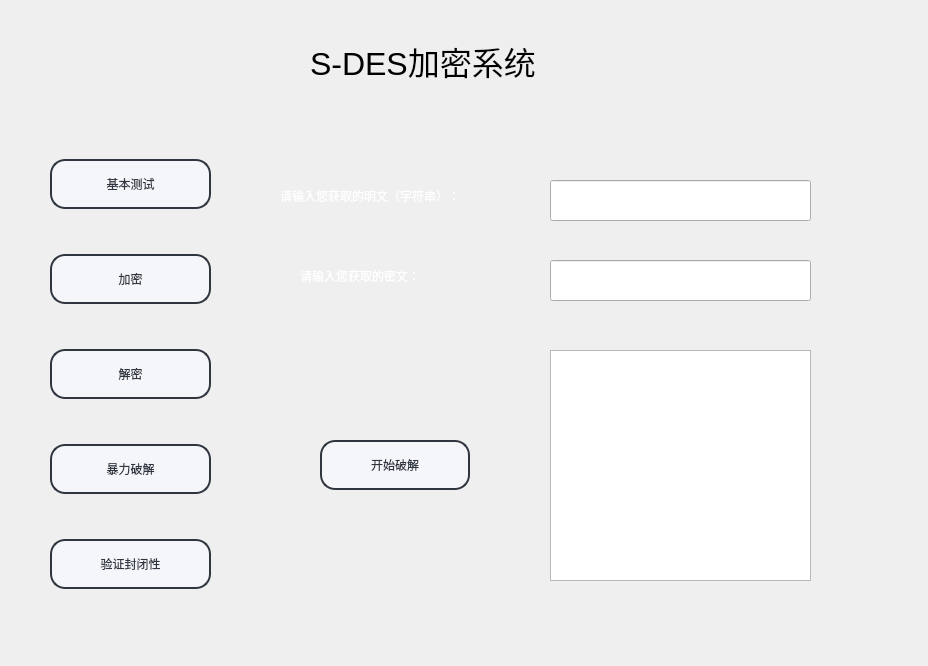
<?xml version="1.0" encoding="UTF-8"?>
<ui version="4.0">
 <class>Widget</class>
 <widget class="QWidget" name="Widget">
  <property name="geometry">
   <rect>
    <x>0</x>
    <y>0</y>
    <width>928</width>
    <height>666</height>
   </rect>
  </property>
  <property name="minimumSize">
   <size>
    <width>928</width>
    <height>666</height>
   </size>
  </property>
  <property name="maximumSize">
   <size>
    <width>928</width>
    <height>666</height>
   </size>
  </property>
  <property name="windowTitle">
   <string>Widget</string>
  </property>
  <widget class="QWidget" name="layoutWidget">
   <property name="geometry">
    <rect>
     <x>50</x>
     <y>120</y>
     <width>161</width>
     <height>511</height>
    </rect>
   </property>
   <layout class="QVBoxLayout" name="verticalLayout_6">
    <item>
     <widget class="QPushButton" name="pushButton_31">
      <property name="minimumSize">
       <size>
        <width>140</width>
        <height>50</height>
       </size>
      </property>
      <property name="styleSheet">
       <string notr="true">/**正常情况下样式**/
QPushButton{
	font: 10pt &quot;微软雅黑&quot;;
    color: #2f3640;
    background-color: #f5f6fa;
    border-color: #2f3640;
    border-radius: 15px;
    border-style: solid;
    border-width: 2px;
    padding: 5px;
}

/**鼠标停留在按钮上的样式**/
QPushButton::hover{	
    color: #FFFFFF;
    background-color: #718093;
    border-color: #2f3640;
}

/**鼠标按压下去的样式**/
QPushButton::pressed,QPushButton::checked{
    color: #FFFFFF;
    background-color: qlineargradient(spread:pad, x1:0, y1:0, x2:0, y2:1, stop:0 #273c75, stop:1 #487eb0);
}

/**按钮失能情况下样式**/
QPushButton::disabled{
    color: #FFFFFF;
    background-color: #dcdde1;
    border-color: #dcdde1;
}
</string>
      </property>
      <property name="text">
       <string>基本测试</string>
      </property>
     </widget>
    </item>
    <item>
     <widget class="QPushButton" name="pushButton_32">
      <property name="minimumSize">
       <size>
        <width>140</width>
        <height>50</height>
       </size>
      </property>
      <property name="styleSheet">
       <string notr="true">/**正常情况下样式**/
QPushButton{
	font: 10pt &quot;微软雅黑&quot;;
    color: #2f3640;
    background-color: #f5f6fa;
    border-color: #2f3640;
    border-radius: 15px;
    border-style: solid;
    border-width: 2px;
    padding: 5px;
}

/**鼠标停留在按钮上的样式**/
QPushButton::hover{	
    color: #FFFFFF;
    background-color: #718093;
    border-color: #2f3640;
}

/**鼠标按压下去的样式**/
QPushButton::pressed,QPushButton::checked{
    color: #FFFFFF;
    background-color: qlineargradient(spread:pad, x1:0, y1:0, x2:0, y2:1, stop:0 #273c75, stop:1 #487eb0);
}

/**按钮失能情况下样式**/
QPushButton::disabled{
    color: #FFFFFF;
    background-color: #dcdde1;
    border-color: #dcdde1;
}
</string>
      </property>
      <property name="text">
       <string>加密</string>
      </property>
     </widget>
    </item>
    <item>
     <widget class="QPushButton" name="pushButton_33">
      <property name="minimumSize">
       <size>
        <width>140</width>
        <height>50</height>
       </size>
      </property>
      <property name="styleSheet">
       <string notr="true">/**正常情况下样式**/
QPushButton{
	font: 10pt &quot;微软雅黑&quot;;
    color: #2f3640;
    background-color: #f5f6fa;
    border-color: #2f3640;
    border-radius: 15px;
    border-style: solid;
    border-width: 2px;
    padding: 5px;
}

/**鼠标停留在按钮上的样式**/
QPushButton::hover{	
    color: #FFFFFF;
    background-color: #718093;
    border-color: #2f3640;
}

/**鼠标按压下去的样式**/
QPushButton::pressed,QPushButton::checked{
    color: #FFFFFF;
    background-color: qlineargradient(spread:pad, x1:0, y1:0, x2:0, y2:1, stop:0 #273c75, stop:1 #487eb0);
}

/**按钮失能情况下样式**/
QPushButton::disabled{
    color: #FFFFFF;
    background-color: #dcdde1;
    border-color: #dcdde1;
}
</string>
      </property>
      <property name="text">
       <string>解密</string>
      </property>
     </widget>
    </item>
    <item>
     <widget class="QPushButton" name="pushButton_34">
      <property name="minimumSize">
       <size>
        <width>140</width>
        <height>50</height>
       </size>
      </property>
      <property name="styleSheet">
       <string notr="true">/**正常情况下样式**/
QPushButton{
	font: 10pt &quot;微软雅黑&quot;;
    color: #2f3640;
    background-color: #f5f6fa;
    border-color: #2f3640;
    border-radius: 15px;
    border-style: solid;
    border-width: 2px;
    padding: 5px;
}

/**鼠标停留在按钮上的样式**/
QPushButton::hover{	
    color: #FFFFFF;
    background-color: #718093;
    border-color: #2f3640;
}

/**鼠标按压下去的样式**/
QPushButton::pressed,QPushButton::checked{
    color: #FFFFFF;
    background-color: qlineargradient(spread:pad, x1:0, y1:0, x2:0, y2:1, stop:0 #273c75, stop:1 #487eb0);
}

/**按钮失能情况下样式**/
QPushButton::disabled{
    color: #FFFFFF;
    background-color: #dcdde1;
    border-color: #dcdde1;
}
</string>
      </property>
      <property name="text">
       <string>暴力破解</string>
      </property>
     </widget>
    </item>
    <item>
     <widget class="QPushButton" name="pushButton_35">
      <property name="minimumSize">
       <size>
        <width>140</width>
        <height>50</height>
       </size>
      </property>
      <property name="styleSheet">
       <string notr="true">/**正常情况下样式**/
QPushButton{
	font: 10pt &quot;微软雅黑&quot;;
    color: #2f3640;
    background-color: #f5f6fa;
    border-color: #2f3640;
    border-radius: 15px;
    border-style: solid;
    border-width: 2px;
    padding: 5px;
}

/**鼠标停留在按钮上的样式**/
QPushButton::hover{	
    color: #FFFFFF;
    background-color: #718093;
    border-color: #2f3640;
}

/**鼠标按压下去的样式**/
QPushButton::pressed,QPushButton::checked{
    color: #FFFFFF;
    background-color: qlineargradient(spread:pad, x1:0, y1:0, x2:0, y2:1, stop:0 #273c75, stop:1 #487eb0);
}

/**按钮失能情况下样式**/
QPushButton::disabled{
    color: #FFFFFF;
    background-color: #dcdde1;
    border-color: #dcdde1;
}
</string>
      </property>
      <property name="text">
       <string>验证封闭性</string>
      </property>
     </widget>
    </item>
   </layout>
  </widget>
  <widget class="QStackedWidget" name="stackedWidget">
   <property name="geometry">
    <rect>
     <x>240</x>
     <y>140</y>
     <width>631</width>
     <height>451</height>
    </rect>
   </property>
   <property name="styleSheet">
    <string notr="true"/>
   </property>
   <property name="currentIndex">
    <number>4</number>
   </property>
   <widget class="QWidget" name="page_16">
    <widget class="QPushButton" name="pushButton_36">
     <property name="geometry">
      <rect>
       <x>70</x>
       <y>310</y>
       <width>150</width>
       <height>50</height>
      </rect>
     </property>
     <property name="minimumSize">
      <size>
       <width>120</width>
       <height>50</height>
      </size>
     </property>
     <property name="styleSheet">
      <string notr="true">/**正常情况下样式**/
QPushButton{
	font: 10pt &quot;微软雅黑&quot;;
    color: #2f3640;
    background-color: #f5f6fa;
    border-color: #2f3640;
    border-radius: 15px;
    border-style: solid;
    border-width: 2px;
    padding: 5px;
}

/**鼠标停留在按钮上的样式**/
QPushButton::hover{	
    color: #FFFFFF;
    background-color: #718093;
    border-color: #2f3640;
}

/**鼠标按压下去的样式**/
QPushButton::pressed,QPushButton::checked{
    color: #FFFFFF;
    background-color: qlineargradient(spread:pad, x1:0, y1:0, x2:0, y2:1, stop:0 #273c75, stop:1 #487eb0);
}

/**按钮失能情况下样式**/
QPushButton::disabled{
    color: #FFFFFF;
    background-color: #dcdde1;
    border-color: #dcdde1;
}
</string>
     </property>
     <property name="text">
      <string>开始加密</string>
     </property>
    </widget>
    <widget class="QTextEdit" name="textEdit_16">
     <property name="geometry">
      <rect>
       <x>300</x>
       <y>260</y>
       <width>261</width>
       <height>151</height>
      </rect>
     </property>
    </widget>
    <widget class="QLabel" name="label_35">
     <property name="geometry">
      <rect>
       <x>100</x>
       <y>60</y>
       <width>158</width>
       <height>20</height>
      </rect>
     </property>
     <property name="styleSheet">
      <string notr="true">color:white;
font: 10pt &quot;微软雅黑&quot;;</string>
     </property>
     <property name="text">
      <string>请输入密钥（10bit）：</string>
     </property>
    </widget>
    <widget class="QLineEdit" name="lineEdit_34">
     <property name="geometry">
      <rect>
       <x>300</x>
       <y>50</y>
       <width>261</width>
       <height>40</height>
      </rect>
     </property>
     <property name="minimumSize">
      <size>
       <width>250</width>
       <height>40</height>
      </size>
     </property>
    </widget>
    <widget class="QLineEdit" name="lineEdit_35">
     <property name="geometry">
      <rect>
       <x>300</x>
       <y>130</y>
       <width>261</width>
       <height>40</height>
      </rect>
     </property>
     <property name="minimumSize">
      <size>
       <width>250</width>
       <height>40</height>
      </size>
     </property>
    </widget>
    <widget class="QLabel" name="label_36">
     <property name="geometry">
      <rect>
       <x>110</x>
       <y>150</y>
       <width>149</width>
       <height>20</height>
      </rect>
     </property>
     <property name="styleSheet">
      <string notr="true">color:white;
font: 10pt &quot;微软雅黑&quot;;</string>
     </property>
     <property name="text">
      <string>请输入明文（8bit）：</string>
     </property>
    </widget>
   </widget>
   <widget class="QWidget" name="page_17">
    <widget class="QLineEdit" name="lineEdit_36">
     <property name="geometry">
      <rect>
       <x>300</x>
       <y>50</y>
       <width>261</width>
       <height>41</height>
      </rect>
     </property>
    </widget>
    <widget class="QLabel" name="label_37">
     <property name="geometry">
      <rect>
       <x>0</x>
       <y>50</y>
       <width>291</width>
       <height>31</height>
      </rect>
     </property>
     <property name="styleSheet">
      <string notr="true">color:white;
font: 10pt &quot;微软雅黑&quot;;</string>
     </property>
     <property name="text">
      <string>请输入密钥（逗号分隔的整数列表）：</string>
     </property>
    </widget>
    <widget class="QLabel" name="label_38">
     <property name="geometry">
      <rect>
       <x>90</x>
       <y>140</y>
       <width>181</width>
       <height>31</height>
      </rect>
     </property>
     <property name="styleSheet">
      <string notr="true">color:white;
font: 10pt &quot;微软雅黑&quot;;</string>
     </property>
     <property name="text">
      <string>请输入明文（字符串）：</string>
     </property>
    </widget>
    <widget class="QLineEdit" name="lineEdit_37">
     <property name="geometry">
      <rect>
       <x>300</x>
       <y>130</y>
       <width>261</width>
       <height>41</height>
      </rect>
     </property>
    </widget>
    <widget class="QPushButton" name="pushButton_37">
     <property name="geometry">
      <rect>
       <x>70</x>
       <y>310</y>
       <width>150</width>
       <height>50</height>
      </rect>
     </property>
     <property name="minimumSize">
      <size>
       <width>120</width>
       <height>50</height>
      </size>
     </property>
     <property name="styleSheet">
      <string notr="true">/**正常情况下样式**/
QPushButton{
	font: 10pt &quot;微软雅黑&quot;;
    color: #2f3640;
    background-color: #f5f6fa;
    border-color: #2f3640;
    border-radius: 15px;
    border-style: solid;
    border-width: 2px;
    padding: 5px;
}

/**鼠标停留在按钮上的样式**/
QPushButton::hover{	
    color: #FFFFFF;
    background-color: #718093;
    border-color: #2f3640;
}

/**鼠标按压下去的样式**/
QPushButton::pressed,QPushButton::checked{
    color: #FFFFFF;
    background-color: qlineargradient(spread:pad, x1:0, y1:0, x2:0, y2:1, stop:0 #273c75, stop:1 #487eb0);
}

/**按钮失能情况下样式**/
QPushButton::disabled{
    color: #FFFFFF;
    background-color: #dcdde1;
    border-color: #dcdde1;
}
</string>
     </property>
     <property name="text">
      <string>开始加密</string>
     </property>
    </widget>
    <widget class="QTextEdit" name="textEdit_17">
     <property name="geometry">
      <rect>
       <x>300</x>
       <y>220</y>
       <width>261</width>
       <height>231</height>
      </rect>
     </property>
    </widget>
   </widget>
   <widget class="QWidget" name="page_18">
    <widget class="QTextEdit" name="textEdit_18">
     <property name="geometry">
      <rect>
       <x>300</x>
       <y>220</y>
       <width>261</width>
       <height>231</height>
      </rect>
     </property>
    </widget>
    <widget class="QLabel" name="label_39">
     <property name="geometry">
      <rect>
       <x>0</x>
       <y>50</y>
       <width>291</width>
       <height>31</height>
      </rect>
     </property>
     <property name="styleSheet">
      <string notr="true">color:white;
font: 10pt &quot;微软雅黑&quot;;</string>
     </property>
     <property name="text">
      <string>请输入密钥（逗号分隔的整数列表）：</string>
     </property>
    </widget>
    <widget class="QPushButton" name="pushButton_38">
     <property name="geometry">
      <rect>
       <x>70</x>
       <y>310</y>
       <width>150</width>
       <height>50</height>
      </rect>
     </property>
     <property name="minimumSize">
      <size>
       <width>120</width>
       <height>50</height>
      </size>
     </property>
     <property name="styleSheet">
      <string notr="true">/**正常情况下样式**/
QPushButton{
	font: 10pt &quot;微软雅黑&quot;;
    color: #2f3640;
    background-color: #f5f6fa;
    border-color: #2f3640;
    border-radius: 15px;
    border-style: solid;
    border-width: 2px;
    padding: 5px;
}

/**鼠标停留在按钮上的样式**/
QPushButton::hover{	
    color: #FFFFFF;
    background-color: #718093;
    border-color: #2f3640;
}

/**鼠标按压下去的样式**/
QPushButton::pressed,QPushButton::checked{
    color: #FFFFFF;
    background-color: qlineargradient(spread:pad, x1:0, y1:0, x2:0, y2:1, stop:0 #273c75, stop:1 #487eb0);
}

/**按钮失能情况下样式**/
QPushButton::disabled{
    color: #FFFFFF;
    background-color: #dcdde1;
    border-color: #dcdde1;
}
</string>
     </property>
     <property name="text">
      <string>开始解密</string>
     </property>
    </widget>
    <widget class="QLineEdit" name="lineEdit_38">
     <property name="geometry">
      <rect>
       <x>300</x>
       <y>50</y>
       <width>261</width>
       <height>41</height>
      </rect>
     </property>
    </widget>
    <widget class="QLabel" name="label_40">
     <property name="geometry">
      <rect>
       <x>90</x>
       <y>140</y>
       <width>181</width>
       <height>31</height>
      </rect>
     </property>
     <property name="styleSheet">
      <string notr="true">color:white;
font: 10pt &quot;微软雅黑&quot;;</string>
     </property>
     <property name="text">
      <string>请输入密文（字符串）：</string>
     </property>
    </widget>
    <widget class="QLineEdit" name="lineEdit_39">
     <property name="geometry">
      <rect>
       <x>300</x>
       <y>130</y>
       <width>261</width>
       <height>41</height>
      </rect>
     </property>
    </widget>
   </widget>
   <widget class="QWidget" name="page_19">
    <widget class="QLineEdit" name="lineEdit_40">
     <property name="geometry">
      <rect>
       <x>350</x>
       <y>30</y>
       <width>251</width>
       <height>41</height>
      </rect>
     </property>
    </widget>
    <widget class="QTextEdit" name="textEdit_19">
     <property name="geometry">
      <rect>
       <x>350</x>
       <y>240</y>
       <width>261</width>
       <height>201</height>
      </rect>
     </property>
    </widget>
    <widget class="QLineEdit" name="lineEdit_41">
     <property name="geometry">
      <rect>
       <x>350</x>
       <y>110</y>
       <width>251</width>
       <height>41</height>
      </rect>
     </property>
    </widget>
    <widget class="QLabel" name="label_41">
     <property name="geometry">
      <rect>
       <x>90</x>
       <y>40</y>
       <width>201</width>
       <height>31</height>
      </rect>
     </property>
     <property name="styleSheet">
      <string notr="true">color:white;
font: 10pt &quot;微软雅黑&quot;;</string>
     </property>
     <property name="text">
      <string>请输入明文（字符串）：</string>
     </property>
    </widget>
    <widget class="QPushButton" name="pushButton_39">
     <property name="geometry">
      <rect>
       <x>90</x>
       <y>310</y>
       <width>150</width>
       <height>50</height>
      </rect>
     </property>
     <property name="minimumSize">
      <size>
       <width>120</width>
       <height>50</height>
      </size>
     </property>
     <property name="styleSheet">
      <string notr="true">/**正常情况下样式**/
QPushButton{
	font: 10pt &quot;微软雅黑&quot;;
    color: #2f3640;
    background-color: #f5f6fa;
    border-color: #2f3640;
    border-radius: 15px;
    border-style: solid;
    border-width: 2px;
    padding: 5px;
}

/**鼠标停留在按钮上的样式**/
QPushButton::hover{	
    color: #FFFFFF;
    background-color: #718093;
    border-color: #2f3640;
}

/**鼠标按压下去的样式**/
QPushButton::pressed,QPushButton::checked{
    color: #FFFFFF;
    background-color: qlineargradient(spread:pad, x1:0, y1:0, x2:0, y2:1, stop:0 #273c75, stop:1 #487eb0);
}

/**按钮失能情况下样式**/
QPushButton::disabled{
    color: #FFFFFF;
    background-color: #dcdde1;
    border-color: #dcdde1;
}
</string>
     </property>
     <property name="text">
      <string>开始验证</string>
     </property>
    </widget>
    <widget class="QLabel" name="label_42">
     <property name="geometry">
      <rect>
       <x>0</x>
       <y>120</y>
       <width>341</width>
       <height>31</height>
      </rect>
     </property>
     <property name="styleSheet">
      <string notr="true">color:white;
font: 10pt &quot;微软雅黑&quot;;</string>
     </property>
     <property name="text">
      <string>请输入不同的密钥1（逗号分隔的整数列表）：</string>
     </property>
    </widget>
    <widget class="QLabel" name="label_43">
     <property name="geometry">
      <rect>
       <x>0</x>
       <y>190</y>
       <width>341</width>
       <height>31</height>
      </rect>
     </property>
     <property name="styleSheet">
      <string notr="true">color:white;
font: 10pt &quot;微软雅黑&quot;;</string>
     </property>
     <property name="text">
      <string>请输入不同的密钥2（逗号分隔的整数列表）：</string>
     </property>
    </widget>
    <widget class="QLineEdit" name="lineEdit_42">
     <property name="geometry">
      <rect>
       <x>350</x>
       <y>180</y>
       <width>251</width>
       <height>41</height>
      </rect>
     </property>
    </widget>
   </widget>
   <widget class="QWidget" name="page_20">
    <widget class="QTextEdit" name="textEdit_20">
     <property name="geometry">
      <rect>
       <x>310</x>
       <y>210</y>
       <width>261</width>
       <height>231</height>
      </rect>
     </property>
    </widget>
    <widget class="QLabel" name="label_44">
     <property name="geometry">
      <rect>
       <x>40</x>
       <y>40</y>
       <width>251</width>
       <height>31</height>
      </rect>
     </property>
     <property name="styleSheet">
      <string notr="true">color:white;
font: 10pt &quot;微软雅黑&quot;;</string>
     </property>
     <property name="text">
      <string>请输入您获取的明文（字符串）：</string>
     </property>
    </widget>
    <widget class="QPushButton" name="pushButton_40">
     <property name="geometry">
      <rect>
       <x>80</x>
       <y>300</y>
       <width>150</width>
       <height>50</height>
      </rect>
     </property>
     <property name="minimumSize">
      <size>
       <width>120</width>
       <height>50</height>
      </size>
     </property>
     <property name="styleSheet">
      <string notr="true">/**正常情况下样式**/
QPushButton{
	font: 10pt &quot;微软雅黑&quot;;
    color: #2f3640;
    background-color: #f5f6fa;
    border-color: #2f3640;
    border-radius: 15px;
    border-style: solid;
    border-width: 2px;
    padding: 5px;
}

/**鼠标停留在按钮上的样式**/
QPushButton::hover{	
    color: #FFFFFF;
    background-color: #718093;
    border-color: #2f3640;
}

/**鼠标按压下去的样式**/
QPushButton::pressed,QPushButton::checked{
    color: #FFFFFF;
    background-color: qlineargradient(spread:pad, x1:0, y1:0, x2:0, y2:1, stop:0 #273c75, stop:1 #487eb0);
}

/**按钮失能情况下样式**/
QPushButton::disabled{
    color: #FFFFFF;
    background-color: #dcdde1;
    border-color: #dcdde1;
}
</string>
     </property>
     <property name="text">
      <string>开始破解</string>
     </property>
    </widget>
    <widget class="QLineEdit" name="lineEdit_43">
     <property name="geometry">
      <rect>
       <x>310</x>
       <y>40</y>
       <width>261</width>
       <height>41</height>
      </rect>
     </property>
    </widget>
    <widget class="QLabel" name="label_45">
     <property name="geometry">
      <rect>
       <x>60</x>
       <y>120</y>
       <width>181</width>
       <height>31</height>
      </rect>
     </property>
     <property name="styleSheet">
      <string notr="true">color:white;
font: 10pt &quot;微软雅黑&quot;;</string>
     </property>
     <property name="text">
      <string>请输入您获取的密文：</string>
     </property>
    </widget>
    <widget class="QLineEdit" name="lineEdit_44">
     <property name="geometry">
      <rect>
       <x>310</x>
       <y>120</y>
       <width>261</width>
       <height>41</height>
      </rect>
     </property>
    </widget>
   </widget>
  </widget>
  <widget class="QLabel" name="label">
   <property name="geometry">
    <rect>
     <x>310</x>
     <y>30</y>
     <width>281</width>
     <height>61</height>
    </rect>
   </property>
   <property name="font">
    <font>
     <pointsize>24</pointsize>
    </font>
   </property>
   <property name="text">
    <string>S-DES加密系统</string>
   </property>
  </widget>
 </widget>
 <resources/>
 <connections/>
</ui>
